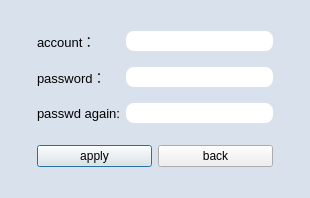
<?xml version="1.0" encoding="UTF-8"?>
<ui version="4.0">
 <class>forgetPasswdDialog</class>
 <widget class="QDialog" name="forgetPasswdDialog">
  <property name="geometry">
   <rect>
    <x>0</x>
    <y>0</y>
    <width>310</width>
    <height>198</height>
   </rect>
  </property>
  <property name="minimumSize">
   <size>
    <width>310</width>
    <height>198</height>
   </size>
  </property>
  <property name="maximumSize">
   <size>
    <width>310</width>
    <height>198</height>
   </size>
  </property>
  <property name="font">
   <font>
    <pointsize>9</pointsize>
   </font>
  </property>
  <property name="windowTitle">
   <string>忘记密码</string>
  </property>
  <property name="styleSheet">
   <string notr="true">QLineEdit{
border-radius:8px;
}
QDialog{
	background-color: rgb(217, 226, 236);
}</string>
  </property>
  <layout class="QHBoxLayout" name="horizontalLayout_2">
   <item>
    <spacer name="horizontalSpacer">
     <property name="orientation">
      <enum>Qt::Orientation::Horizontal</enum>
     </property>
     <property name="sizeHint" stdset="0">
      <size>
       <width>35</width>
       <height>20</height>
      </size>
     </property>
    </spacer>
   </item>
   <item>
    <layout class="QVBoxLayout" name="verticalLayout">
     <item>
      <spacer name="verticalSpacer_2">
       <property name="orientation">
        <enum>Qt::Orientation::Vertical</enum>
       </property>
       <property name="sizeHint" stdset="0">
        <size>
         <width>20</width>
         <height>40</height>
        </size>
       </property>
      </spacer>
     </item>
     <item>
      <layout class="QGridLayout" name="gridLayout">
       <property name="bottomMargin">
        <number>16</number>
       </property>
       <property name="verticalSpacing">
        <number>16</number>
       </property>
       <item row="0" column="0">
        <widget class="QLabel" name="label">
         <property name="font">
          <font>
           <pointsize>10</pointsize>
          </font>
         </property>
         <property name="text">
          <string>account：</string>
         </property>
        </widget>
       </item>
       <item row="0" column="1">
        <widget class="QLineEdit" name="new_username">
         <property name="minimumSize">
          <size>
           <width>0</width>
           <height>20</height>
          </size>
         </property>
         <property name="font">
          <font>
           <pointsize>10</pointsize>
          </font>
         </property>
         <property name="text">
          <string/>
         </property>
         <property name="maxLength">
          <number>12</number>
         </property>
        </widget>
       </item>
       <item row="1" column="0">
        <widget class="QLabel" name="label_2">
         <property name="font">
          <font>
           <pointsize>10</pointsize>
          </font>
         </property>
         <property name="text">
          <string>password：</string>
         </property>
        </widget>
       </item>
       <item row="1" column="1">
        <widget class="QLineEdit" name="newFirst_passwd">
         <property name="sizePolicy">
          <sizepolicy hsizetype="Minimum" vsizetype="Fixed">
           <horstretch>0</horstretch>
           <verstretch>0</verstretch>
          </sizepolicy>
         </property>
         <property name="minimumSize">
          <size>
           <width>147</width>
           <height>20</height>
          </size>
         </property>
         <property name="maxLength">
          <number>16</number>
         </property>
         <property name="echoMode">
          <enum>QLineEdit::EchoMode::Password</enum>
         </property>
        </widget>
       </item>
       <item row="2" column="0">
        <widget class="QLabel" name="label_3">
         <property name="font">
          <font>
           <pointsize>10</pointsize>
          </font>
         </property>
         <property name="text">
          <string>passwd again:</string>
         </property>
        </widget>
       </item>
       <item row="2" column="1">
        <widget class="QLineEdit" name="newSec_passwd">
         <property name="minimumSize">
          <size>
           <width>0</width>
           <height>20</height>
          </size>
         </property>
         <property name="maxLength">
          <number>16</number>
         </property>
         <property name="echoMode">
          <enum>QLineEdit::EchoMode::Password</enum>
         </property>
        </widget>
       </item>
      </layout>
     </item>
     <item>
      <layout class="QHBoxLayout" name="horizontalLayout">
       <item>
        <widget class="QPushButton" name="changeButton">
         <property name="text">
          <string>apply</string>
         </property>
        </widget>
       </item>
       <item>
        <widget class="QPushButton" name="cancelButton">
         <property name="text">
          <string>back</string>
         </property>
        </widget>
       </item>
      </layout>
     </item>
     <item>
      <spacer name="verticalSpacer">
       <property name="orientation">
        <enum>Qt::Orientation::Vertical</enum>
       </property>
       <property name="sizeHint" stdset="0">
        <size>
         <width>20</width>
         <height>40</height>
        </size>
       </property>
      </spacer>
     </item>
    </layout>
   </item>
   <item>
    <spacer name="horizontalSpacer_2">
     <property name="orientation">
      <enum>Qt::Orientation::Horizontal</enum>
     </property>
     <property name="sizeHint" stdset="0">
      <size>
       <width>35</width>
       <height>20</height>
      </size>
     </property>
    </spacer>
   </item>
  </layout>
 </widget>
 <resources/>
 <connections/>
</ui>
